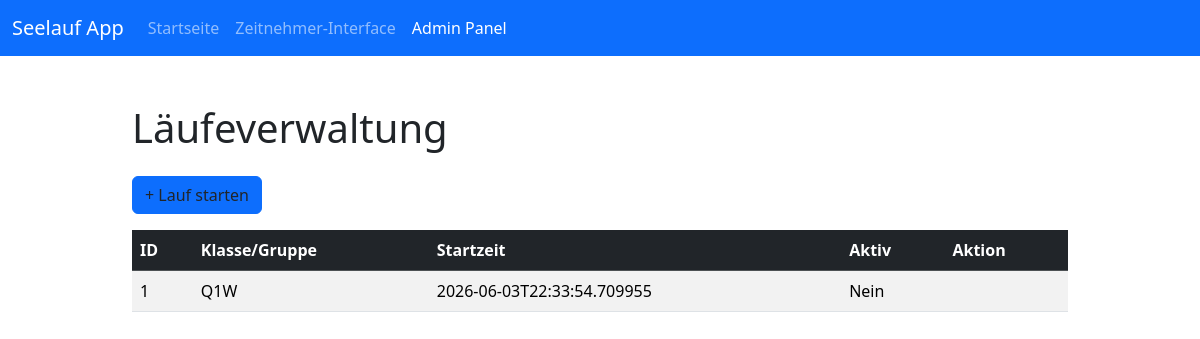
Screenshot of /admin/laeufe (signed in) with the database file from the repository.
### tables this page shows
CREATE TABLE laeufe (
                id INTEGER PRIMARY KEY AUTOINCREMENT,
                class_group TEXT NOT NULL,
                start_time TEXT NOT NULL,
                active INTEGER DEFAULT 1
            );

### routen/admin.py (the view)
@admin_bp.route('/laeufe')
@login_required
def list_laeufe():
    laeufe = db.get_laeufe()
    return render_template('admin_laeufe.html', laeufe=laeufe)

### db.py (called while the page is built)
def get_database_path():
    return Path(os.getenv('DATABASE_PATH', DB_PATH)).resolve()

@contextmanager
def get_db_connection():
    db_path = get_database_path()
    db_path.parent.mkdir(parents=True, exist_ok=True)
    conn = sqlite3.connect(str(db_path), timeout=5.0)
    conn.row_factory = sqlite3.Row
    conn.execute('PRAGMA foreign_keys = ON')
    conn.execute('PRAGMA journal_mode = WAL')
    try:
        yield conn
    except sqlite3.Error:
        conn.rollback()
        raise
    finally:
        conn.close()

def get_laeufe(limit=50):
    with get_db_connection() as conn:
        cursor = conn.cursor()
        cursor.execute("SELECT * FROM laeufe ORDER BY start_time DESC LIMIT ?", (limit,))
        return [dict(row) for row in cursor.fetchall()]

### routen/admin.py (called while the page is built)
def login_required(f):
    @wraps(f)
    def decorated_function(*args, **kwargs):
        if not session.get('admin_logged_in'):
            flash('Bitte melden Sie sich zuerst an.', 'warning')
            return redirect(url_for('admin.login'))
        return f(*args, **kwargs)
    return decorated_function

### templates/admin_laeufe.html (shortened to what this page needs)
{% extends "base.html" %}
{% block content %}
<div class="container py-4">
    <h1 class="mb-4">Läufeverwaltung</h1>
    <a href="{{ url_for('admin.start_lauf') }}" class="btn btn-admin mb-3">+ Lauf starten</a>
    <div class="table-responsive">
        <table class="table table-striped table-hover">
            <thead class="table-dark">
                <tr>
                    <th>ID</th>
                    <th>Klasse/Gruppe</th>
                    <th>Startzeit</th>
                    <th>Aktiv</th>
                    <th>Aktion</th>
                </tr>
            </thead>
            <tbody>
                {% for lauf in laeufe %}
                <tr>
                    <td>{{ lauf.id }}</td>
                    <td>{{ lauf.class_group }}</td>
                    <td>{{ lauf.start_time }}</td>
                    <td>
                        {% if lauf.active %}
                        <span class="text-success">Ja</span>
                        {% else %}
                        Nein
                        {% endif %}
                    </td>
                    <td>
                    </td>
                </tr>
                {% endfor %}
            </tbody>
        </table>
    </div>
</div>
{% endblock %}

### static/css/custom.css (style rules this page uses)
body { padding-top: 0; }
.container { max-width: 960px; }
.btn-admin { background-color: #0d6efd; border-color: #0d6efd; }

### rows the page displays
laeufe: id "1", class_group "Q1W", start_time "2026-06-03T22:33:54.709955", active "Nein"
